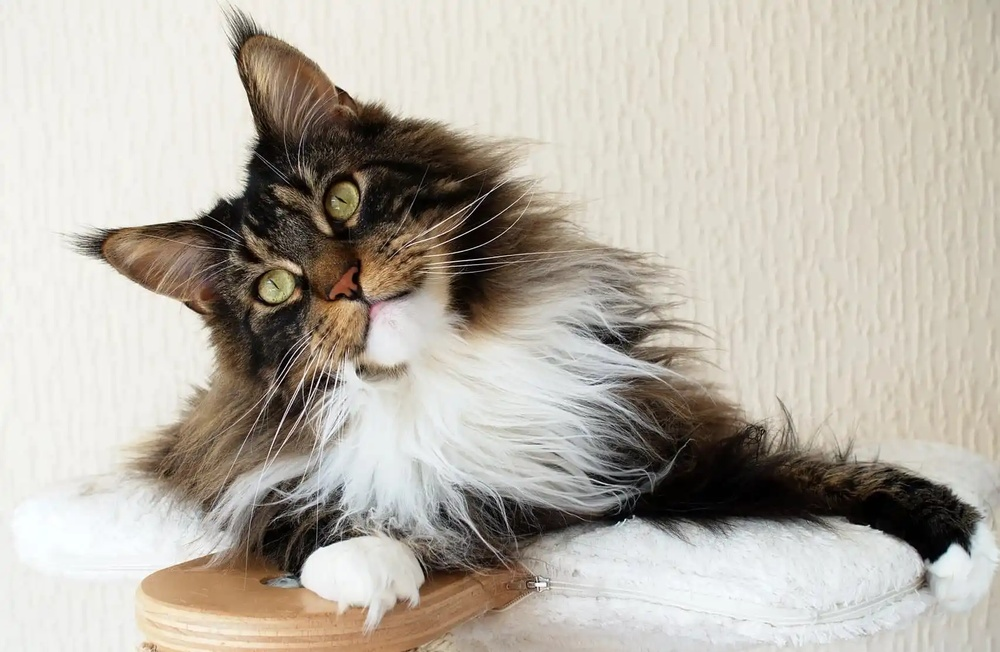
#> input picture _RandomBasicOperations/data/cat.jpg, 1000 x 652 px, shrunk from 1706 x 1113 before the run
$ jupyter execute 1-Color.ipynb
#> lines starting #> are read from the running program, lines starting #| are printed output that depends on the picture
[cell 1]
# General import
import os

# 3rd-party import
import cv2
import numpy as np
import matplotlib.pyplot as plt

# Local import

[cell 2]
img_path = '../data/cat.jpg'
img = cv2.imread(img_path)
#> img is the input picture: shape (652, 1000, 3); mean B, G, R 168.5, 178.8, 185

[cell 3]
print(f"Image type: {type(img)}")
#| Image type: <class 'numpy.ndarray'>
print(f"Is image a NumPy array?: {isinstance(img, np.ndarray)}")
#| Is image a NumPy array?: True

[cell 4]
# plt.figure(figsize=(8, 6))
plt.imshow(img)
plt.title("Image")
plt.axis('off')
plt.show()

[cell 5]
img_rgb = cv2.cvtColor(img, cv2.COLOR_BGR2RGB)
img_gray= cv2.cvtColor(img, cv2.COLOR_BGR2GRAY)
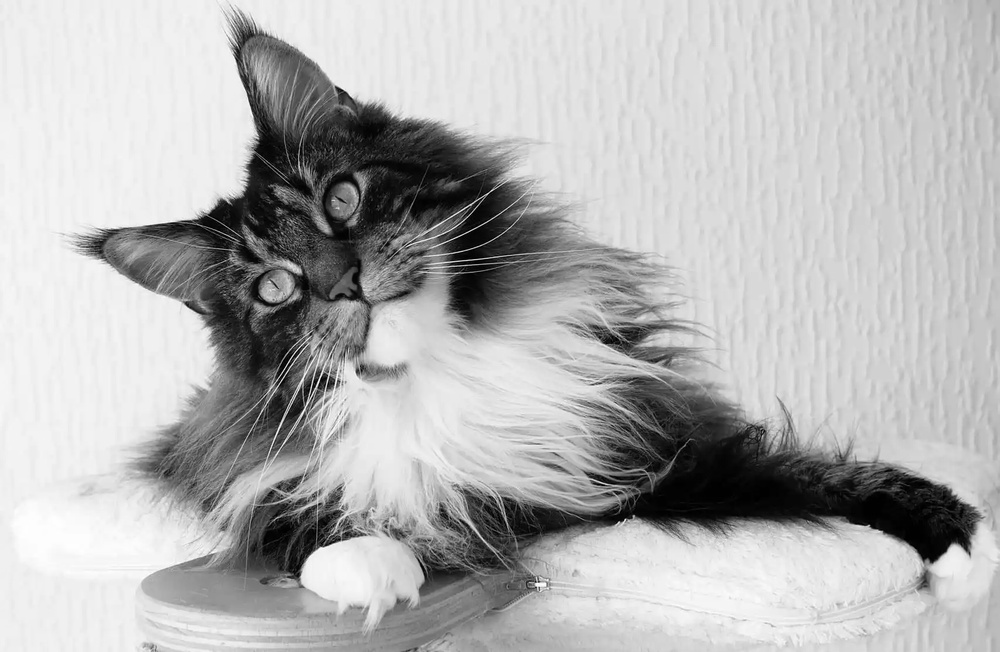
#> img_gray: shape (652, 1000); min 0, max 254, mean 179.5
img_hsv = cv2.cvtColor(img, cv2.COLOR_BGR2HSV)
#> img_hsv: shape (652, 1000, 3); mean H, S, V 32.9, 37, 185.8

[cell 6]
fig, (ax1, ax2, ax3) = plt.subplots(1, 3, figsize=(15, 5))

ax1.imshow(img_rgb)
ax1.set_title("RGB image")
ax1.axis('off')

ax2.imshow(img_gray, cmap='gray')
ax2.set_title("Grayscale image")
ax2.axis('off')

ax3.imshow(img_hsv)
ax3.set_title("HSV image")
ax3.axis('off')

plt.tight_layout()
plt.show()
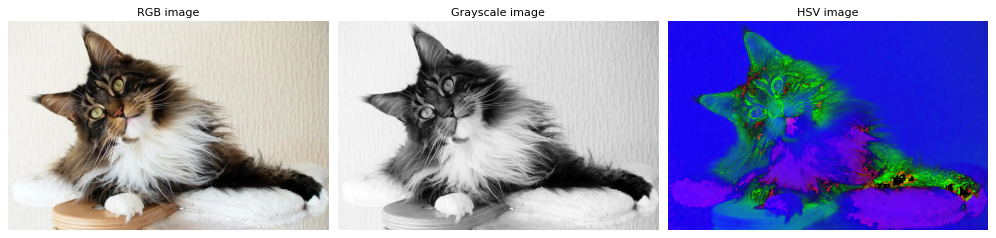
#> figure drawn by matplotlib, 3 panels
